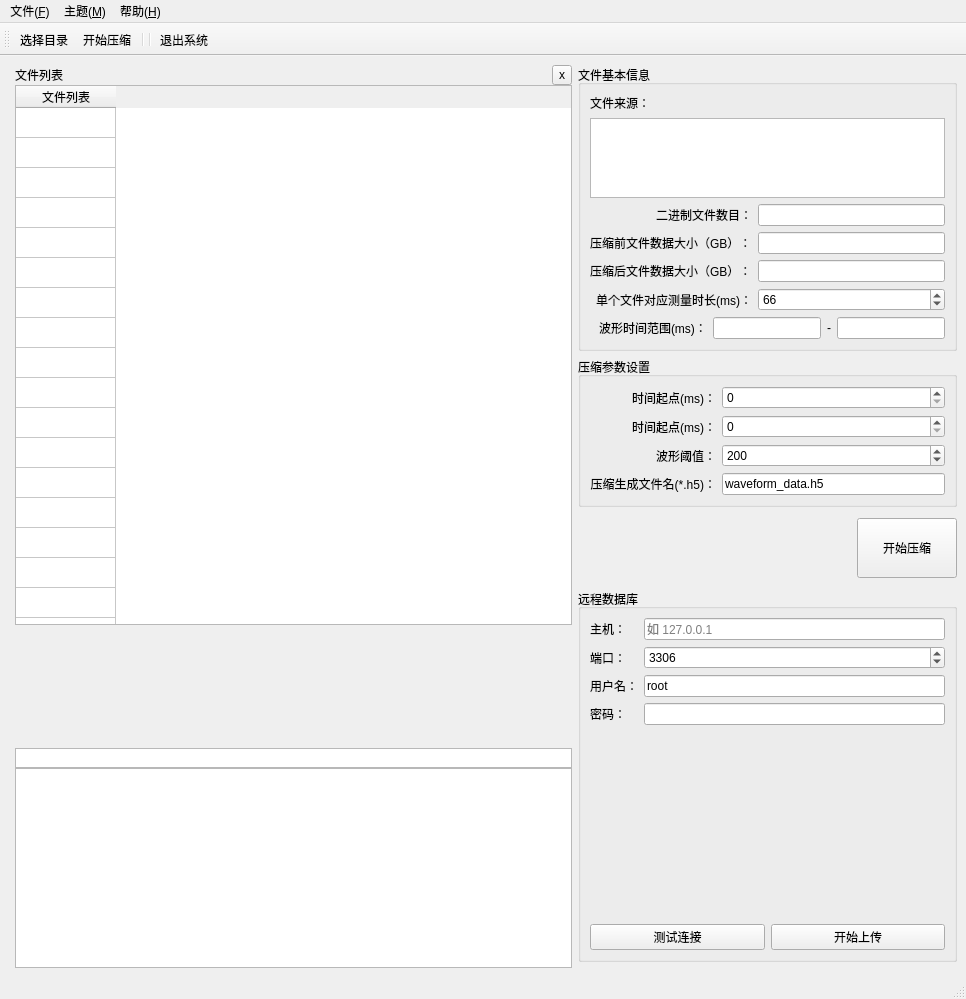
<?xml version="1.0" encoding="UTF-8"?>
<ui version="4.0">
 <class>DataCompressWindow</class>
 <widget class="QMainWindow" name="DataCompressWindow">
  <property name="geometry">
   <rect>
    <x>0</x>
    <y>0</y>
    <width>966</width>
    <height>999</height>
   </rect>
  </property>
  <property name="windowTitle">
   <string>中子相机</string>
  </property>
  <widget class="QWidget" name="centralwidget">
   <layout class="QHBoxLayout" name="horizontalLayout_2">
    <item>
     <widget class="QWidget" name="leftSidewidget" native="true">
      <property name="maximumSize">
       <size>
        <width>30</width>
        <height>16777215</height>
       </size>
      </property>
      <layout class="QVBoxLayout" name="verticalLayout_2">
       <property name="leftMargin">
        <number>0</number>
       </property>
       <property name="topMargin">
        <number>0</number>
       </property>
       <property name="rightMargin">
        <number>0</number>
       </property>
       <property name="bottomMargin">
        <number>0</number>
       </property>
      </layout>
     </widget>
    </item>
    <item>
     <widget class="QStackedWidget" name="leftStackedWidget">
      <property name="currentIndex">
       <number>0</number>
      </property>
      <widget class="QWidget" name="listlistWidget">
       <layout class="QVBoxLayout" name="verticalLayout_5">
        <property name="spacing">
         <number>0</number>
        </property>
        <property name="leftMargin">
         <number>0</number>
        </property>
        <property name="topMargin">
         <number>0</number>
        </property>
        <property name="rightMargin">
         <number>0</number>
        </property>
        <property name="bottomMargin">
         <number>0</number>
        </property>
        <item>
         <layout class="QHBoxLayout" name="horizontalLayout_6">
          <property name="spacing">
           <number>0</number>
          </property>
          <item>
           <widget class="QLabel" name="label_4">
            <property name="text">
             <string>文件列表</string>
            </property>
           </widget>
          </item>
          <item>
           <widget class="QToolButton" name="toolButton_closeFilelistWidget">
            <property name="sizePolicy">
             <sizepolicy hsizetype="Fixed" vsizetype="Fixed">
              <horstretch>0</horstretch>
              <verstretch>0</verstretch>
             </sizepolicy>
            </property>
            <property name="maximumSize">
             <size>
              <width>20</width>
              <height>20</height>
             </size>
            </property>
            <property name="text">
             <string notr="true">x</string>
            </property>
            <property name="iconSize">
             <size>
              <width>16</width>
              <height>16</height>
             </size>
            </property>
           </widget>
          </item>
         </layout>
        </item>
        <item>
         <widget class="QTableWidget" name="tableWidget_file">
          <property name="sizePolicy">
           <sizepolicy hsizetype="Preferred" vsizetype="Expanding">
            <horstretch>0</horstretch>
            <verstretch>0</verstretch>
           </sizepolicy>
          </property>
          <property name="minimumSize">
           <size>
            <width>300</width>
            <height>540</height>
           </size>
          </property>
          <property name="verticalScrollBarPolicy">
           <enum>Qt::ScrollBarAlwaysOff</enum>
          </property>
          <property name="horizontalScrollBarPolicy">
           <enum>Qt::ScrollBarAlwaysOff</enum>
          </property>
          <property name="sizeAdjustPolicy">
           <enum>QAbstractScrollArea::AdjustIgnored</enum>
          </property>
          <property name="selectionMode">
           <enum>QAbstractItemView::NoSelection</enum>
          </property>
          <property name="selectionBehavior">
           <enum>QAbstractItemView::SelectItems</enum>
          </property>
          <property name="showGrid">
           <bool>true</bool>
          </property>
          <property name="gridStyle">
           <enum>Qt::SolidLine</enum>
          </property>
          <property name="rowCount">
           <number>18</number>
          </property>
          <attribute name="verticalHeaderVisible">
           <bool>false</bool>
          </attribute>
          <row>
           <property name="text">
            <string>水平相机#1</string>
           </property>
          </row>
          <row>
           <property name="text">
            <string>水平相机#2</string>
           </property>
          </row>
          <row>
           <property name="text">
            <string>水平相机#3</string>
           </property>
          </row>
          <row>
           <property name="text">
            <string>水平相机#3</string>
           </property>
          </row>
          <row>
           <property name="text">
            <string>水平相机#4</string>
           </property>
          </row>
          <row>
           <property name="text">
            <string>水平相机#5</string>
           </property>
          </row>
          <row>
           <property name="text">
            <string>水平相机#6</string>
           </property>
          </row>
          <row>
           <property name="text">
            <string>水平相机#7</string>
           </property>
          </row>
          <row>
           <property name="text">
            <string>水平相机#8</string>
           </property>
          </row>
          <row>
           <property name="text">
            <string>水平相机#9</string>
           </property>
          </row>
          <row>
           <property name="text">
            <string>水平相机#10</string>
           </property>
          </row>
          <row>
           <property name="text">
            <string>水平相机#11</string>
           </property>
          </row>
          <row>
           <property name="text">
            <string>垂直相机#1</string>
           </property>
          </row>
          <row>
           <property name="text">
            <string>垂直相机#2</string>
           </property>
          </row>
          <row>
           <property name="text">
            <string>垂直相机#3</string>
           </property>
          </row>
          <row>
           <property name="text">
            <string>垂直相机#4</string>
           </property>
          </row>
          <row>
           <property name="text">
            <string>垂直相机#5</string>
           </property>
          </row>
          <row>
           <property name="text">
            <string>垂直相机#6</string>
           </property>
          </row>
          <column>
           <property name="text">
            <string>文件列表</string>
           </property>
          </column>
         </widget>
        </item>
        <item>
         <spacer name="verticalSpacer_2">
          <property name="orientation">
           <enum>Qt::Vertical</enum>
          </property>
          <property name="sizeHint" stdset="0">
           <size>
            <width>20</width>
            <height>258</height>
           </size>
          </property>
         </spacer>
        </item>
        <item>
         <widget class="QGraphicsView" name="graphicsView">
          <property name="sizePolicy">
           <sizepolicy hsizetype="Expanding" vsizetype="Minimum">
            <horstretch>0</horstretch>
            <verstretch>0</verstretch>
           </sizepolicy>
          </property>
          <property name="minimumSize">
           <size>
            <width>12</width>
            <height>20</height>
           </size>
          </property>
          <property name="maximumSize">
           <size>
            <width>16777215</width>
            <height>40</height>
           </size>
          </property>
          <property name="alignment">
           <set>Qt::AlignLeading|Qt::AlignLeft|Qt::AlignTop</set>
          </property>
         </widget>
        </item>
        <item>
         <widget class="QTextEdit" name="textEdit_log">
          <property name="enabled">
           <bool>true</bool>
          </property>
          <property name="minimumSize">
           <size>
            <width>0</width>
            <height>200</height>
           </size>
          </property>
          <property name="readOnly">
           <bool>true</bool>
          </property>
         </widget>
        </item>
       </layout>
      </widget>
     </widget>
    </item>
    <item>
     <widget class="QWidget" name="rightVboxWidget" native="true">
      <property name="sizePolicy">
       <sizepolicy hsizetype="Fixed" vsizetype="Preferred">
        <horstretch>0</horstretch>
        <verstretch>0</verstretch>
       </sizepolicy>
      </property>
      <layout class="QVBoxLayout" name="verticalLayout_6">
       <property name="leftMargin">
        <number>0</number>
       </property>
       <property name="topMargin">
        <number>0</number>
       </property>
       <property name="rightMargin">
        <number>0</number>
       </property>
       <property name="bottomMargin">
        <number>0</number>
       </property>
       <item>
        <widget class="QGroupBox" name="groupBox">
         <property name="title">
          <string>文件基本信息</string>
         </property>
         <layout class="QGridLayout" name="gridLayout_2">
          <item row="4" column="1">
           <widget class="QLineEdit" name="lineEdit_fileSize">
            <property name="readOnly">
             <bool>true</bool>
            </property>
           </widget>
          </item>
          <item row="4" column="0">
           <widget class="QLabel" name="label_2">
            <property name="text">
             <string>压缩后文件数据大小（GB）：</string>
            </property>
           </widget>
          </item>
          <item row="6" column="0" colspan="2">
           <widget class="QWidget" name="widget" native="true">
            <layout class="QHBoxLayout" name="horizontalLayout_3">
             <property name="topMargin">
              <number>0</number>
             </property>
             <property name="rightMargin">
              <number>0</number>
             </property>
             <property name="bottomMargin">
              <number>0</number>
             </property>
             <item>
              <widget class="QLabel" name="label_13">
               <property name="text">
                <string>波形时间范围(ms)：</string>
               </property>
              </widget>
             </item>
             <item>
              <widget class="QLineEdit" name="line_measure_startT"/>
             </item>
             <item>
              <widget class="QLabel" name="label_14">
               <property name="text">
                <string>-</string>
               </property>
              </widget>
             </item>
             <item>
              <widget class="QLineEdit" name="line_measure_endT"/>
             </item>
            </layout>
           </widget>
          </item>
          <item row="2" column="1">
           <widget class="QLineEdit" name="lineEdit_binCount">
            <property name="readOnly">
             <bool>true</bool>
            </property>
           </widget>
          </item>
          <item row="3" column="0">
           <widget class="QLabel" name="label_3">
            <property name="text">
             <string>压缩前文件数据大小（GB）：</string>
            </property>
           </widget>
          </item>
          <item row="3" column="1">
           <widget class="QLineEdit" name="lineEdit_binTotal">
            <property name="readOnly">
             <bool>true</bool>
            </property>
           </widget>
          </item>
          <item row="2" column="0">
           <widget class="QLabel" name="label_12">
            <property name="text">
             <string>二进制文件数目：</string>
            </property>
            <property name="alignment">
             <set>Qt::AlignRight|Qt::AlignTrailing|Qt::AlignVCenter</set>
            </property>
           </widget>
          </item>
          <item row="0" column="0">
           <widget class="QLabel" name="label_5">
            <property name="sizePolicy">
             <sizepolicy hsizetype="Preferred" vsizetype="Fixed">
              <horstretch>0</horstretch>
              <verstretch>0</verstretch>
             </sizepolicy>
            </property>
            <property name="text">
             <string>文件来源：</string>
            </property>
           </widget>
          </item>
          <item row="1" column="0" colspan="2">
           <widget class="QTextBrowser" name="textBrowser_filepath">
            <property name="sizePolicy">
             <sizepolicy hsizetype="Preferred" vsizetype="Fixed">
              <horstretch>0</horstretch>
              <verstretch>0</verstretch>
             </sizepolicy>
            </property>
            <property name="minimumSize">
             <size>
              <width>0</width>
              <height>60</height>
             </size>
            </property>
            <property name="maximumSize">
             <size>
              <width>16777215</width>
              <height>80</height>
             </size>
            </property>
            <property name="verticalScrollBarPolicy">
             <enum>Qt::ScrollBarAlwaysOff</enum>
            </property>
            <property name="readOnly">
             <bool>true</bool>
            </property>
           </widget>
          </item>
          <item row="5" column="0">
           <widget class="QLabel" name="label_16">
            <property name="text">
             <string>单个文件对应测量时长(ms)：</string>
            </property>
            <property name="alignment">
             <set>Qt::AlignRight|Qt::AlignTrailing|Qt::AlignVCenter</set>
            </property>
           </widget>
          </item>
          <item row="5" column="1">
           <widget class="QSpinBox" name="spinBox_oneFileTime">
            <property name="maximum">
             <number>100</number>
            </property>
            <property name="value">
             <number>66</number>
            </property>
           </widget>
          </item>
         </layout>
        </widget>
       </item>
       <item>
        <widget class="QGroupBox" name="groupBox_2">
         <property name="title">
          <string>压缩参数设置</string>
         </property>
         <layout class="QGridLayout" name="gridLayout_3">
          <item row="1" column="1">
           <widget class="QSpinBox" name="spinBox_endT">
            <property name="maximum">
             <number>20000</number>
            </property>
            <property name="singleStep">
             <number>66</number>
            </property>
           </widget>
          </item>
          <item row="2" column="1">
           <widget class="QSpinBox" name="spinBox_threshold">
            <property name="maximum">
             <number>65535</number>
            </property>
            <property name="value">
             <number>200</number>
            </property>
           </widget>
          </item>
          <item row="0" column="0">
           <widget class="QLabel" name="label_8">
            <property name="text">
             <string>时间起点(ms)：</string>
            </property>
            <property name="alignment">
             <set>Qt::AlignRight|Qt::AlignTrailing|Qt::AlignVCenter</set>
            </property>
           </widget>
          </item>
          <item row="2" column="0">
           <widget class="QLabel" name="label_11">
            <property name="text">
             <string>波形阈值：</string>
            </property>
            <property name="alignment">
             <set>Qt::AlignRight|Qt::AlignTrailing|Qt::AlignVCenter</set>
            </property>
           </widget>
          </item>
          <item row="1" column="0">
           <widget class="QLabel" name="label_10">
            <property name="text">
             <string>时间起点(ms)：</string>
            </property>
            <property name="alignment">
             <set>Qt::AlignRight|Qt::AlignTrailing|Qt::AlignVCenter</set>
            </property>
           </widget>
          </item>
          <item row="0" column="1">
           <widget class="QSpinBox" name="spinBox_startT"/>
          </item>
          <item row="3" column="0">
           <widget class="QLabel" name="label_15">
            <property name="text">
             <string>压缩生成文件名(*.h5)：</string>
            </property>
            <property name="alignment">
             <set>Qt::AlignRight|Qt::AlignTrailing|Qt::AlignVCenter</set>
            </property>
           </widget>
          </item>
          <item row="3" column="1">
           <widget class="QLineEdit" name="lineEdit_outputFile">
            <property name="text">
             <string>waveform_data.h5</string>
            </property>
           </widget>
          </item>
         </layout>
        </widget>
       </item>
       <item>
        <widget class="QWidget" name="widget_6" native="true">
         <property name="minimumSize">
          <size>
           <width>0</width>
           <height>70</height>
          </size>
         </property>
         <layout class="QHBoxLayout" name="horizontalLayout_7">
          <property name="leftMargin">
           <number>5</number>
          </property>
          <property name="topMargin">
           <number>0</number>
          </property>
          <property name="rightMargin">
           <number>0</number>
          </property>
          <property name="bottomMargin">
           <number>0</number>
          </property>
          <item>
           <spacer name="horizontalSpacer_4">
            <property name="orientation">
             <enum>Qt::Horizontal</enum>
            </property>
            <property name="sizeHint" stdset="0">
             <size>
              <width>255</width>
              <height>20</height>
             </size>
            </property>
           </spacer>
          </item>
          <item>
           <widget class="QToolButton" name="toolButton_start">
            <property name="enabled">
             <bool>true</bool>
            </property>
            <property name="minimumSize">
             <size>
              <width>100</width>
              <height>60</height>
             </size>
            </property>
            <property name="text">
             <string>开始压缩</string>
            </property>
            <property name="icon">
             <iconset>
              <normaloff>:/resource/analyze.png</normaloff>:/resource/analyze.png</iconset>
            </property>
            <property name="checkable">
             <bool>false</bool>
            </property>
           </widget>
          </item>
         </layout>
        </widget>
       </item>
       <item>
        <widget class="QGroupBox" name="groupBox_3">
         <property name="title">
          <string>远程数据库</string>
         </property>
         <layout class="QGridLayout" name="gridLayout">
          <item row="3" column="0">
           <widget class="QLabel" name="label_6">
            <property name="text">
             <string>密码：</string>
            </property>
           </widget>
          </item>
          <item row="1" column="1">
           <widget class="QSpinBox" name="spinBox_port">
            <property name="minimum">
             <number>1</number>
            </property>
            <property name="maximum">
             <number>65536</number>
            </property>
            <property name="value">
             <number>3306</number>
            </property>
           </widget>
          </item>
          <item row="0" column="1">
           <widget class="QLineEdit" name="lineEdit_host">
            <property name="placeholderText">
             <string>如 127.0.0.1</string>
            </property>
           </widget>
          </item>
          <item row="1" column="0">
           <widget class="QLabel" name="label_7">
            <property name="text">
             <string>端口：</string>
            </property>
           </widget>
          </item>
          <item row="5" column="0" colspan="2">
           <layout class="QHBoxLayout" name="horizontalLayout">
            <item>
             <widget class="QPushButton" name="pushButton_test">
              <property name="text">
               <string>测试连接</string>
              </property>
             </widget>
            </item>
            <item>
             <widget class="QPushButton" name="pushButton_startUpload">
              <property name="text">
               <string>开始上传</string>
              </property>
             </widget>
            </item>
           </layout>
          </item>
          <item row="2" column="0">
           <widget class="QLabel" name="label_9">
            <property name="text">
             <string>用户名：</string>
            </property>
           </widget>
          </item>
          <item row="2" column="1">
           <widget class="QLineEdit" name="lineEdit_username">
            <property name="text">
             <string>root</string>
            </property>
           </widget>
          </item>
          <item row="0" column="0">
           <widget class="QLabel" name="label">
            <property name="text">
             <string>主机：</string>
            </property>
           </widget>
          </item>
          <item row="3" column="1">
           <widget class="QLineEdit" name="lineEdit_password">
            <property name="echoMode">
             <enum>QLineEdit::Password</enum>
            </property>
           </widget>
          </item>
          <item row="4" column="1">
           <spacer name="verticalSpacer_4">
            <property name="orientation">
             <enum>Qt::Vertical</enum>
            </property>
            <property name="sizeHint" stdset="0">
             <size>
              <width>20</width>
              <height>40</height>
             </size>
            </property>
           </spacer>
          </item>
         </layout>
        </widget>
       </item>
       <item>
        <widget class="QWidget" name="logWidget" native="true">
         <layout class="QVBoxLayout" name="verticalLayout_9">
          <property name="spacing">
           <number>0</number>
          </property>
          <property name="leftMargin">
           <number>0</number>
          </property>
          <property name="topMargin">
           <number>0</number>
          </property>
          <property name="rightMargin">
           <number>0</number>
          </property>
          <property name="bottomMargin">
           <number>0</number>
          </property>
         </layout>
        </widget>
       </item>
      </layout>
     </widget>
    </item>
   </layout>
  </widget>
  <widget class="QMenuBar" name="menubar">
   <property name="geometry">
    <rect>
     <x>0</x>
     <y>0</y>
     <width>966</width>
     <height>21</height>
    </rect>
   </property>
   <widget class="QMenu" name="menu_file">
    <property name="title">
     <string>文件(&amp;F)</string>
    </property>
    <addaction name="action_choseDir"/>
    <addaction name="separator"/>
    <addaction name="action_exit"/>
   </widget>
   <widget class="QMenu" name="menu_help">
    <property name="title">
     <string>帮助(&amp;H)</string>
    </property>
    <addaction name="action_about"/>
    <addaction name="action_aboutQt"/>
   </widget>
   <widget class="QMenu" name="menu_theme">
    <property name="title">
     <string>主题(&amp;M)</string>
    </property>
    <addaction name="action_lightTheme"/>
    <addaction name="action_darkTheme"/>
    <addaction name="separator"/>
    <addaction name="action_colorTheme"/>
   </widget>
   <addaction name="menu_file"/>
   <addaction name="menu_theme"/>
   <addaction name="menu_help"/>
  </widget>
  <widget class="QStatusBar" name="statusbar"/>
  <widget class="QToolBar" name="toolBar">
   <property name="windowTitle">
    <string>toolBar_offline</string>
   </property>
   <property name="iconSize">
    <size>
     <width>36</width>
     <height>36</height>
    </size>
   </property>
   <property name="toolButtonStyle">
    <enum>Qt::ToolButtonTextUnderIcon</enum>
   </property>
   <attribute name="toolBarArea">
    <enum>TopToolBarArea</enum>
   </attribute>
   <attribute name="toolBarBreak">
    <bool>false</bool>
   </attribute>
   <addaction name="action_choseDir"/>
   <addaction name="action_analyze"/>
   <addaction name="separator"/>
   <addaction name="separator"/>
   <addaction name="action_exit"/>
  </widget>
  <action name="action_exit">
   <property name="icon">
    <iconset resource="../3rdParty/resource/resource.qrc">
     <normaloff>:/exit.png</normaloff>:/exit.png</iconset>
   </property>
   <property name="text">
    <string>退出系统(&amp;X)</string>
   </property>
   <property name="iconText">
    <string>退出系统</string>
   </property>
   <property name="toolTip">
    <string>退出系统</string>
   </property>
   <property name="shortcut">
    <string>Ctrl+Q</string>
   </property>
   <property name="menuRole">
    <enum>QAction::NoRole</enum>
   </property>
  </action>
  <action name="action_about">
   <property name="icon">
    <iconset resource="../3rdParty/resource/resource.qrc">
     <normaloff>:/logo.png</normaloff>:/logo.png</iconset>
   </property>
   <property name="text">
    <string>关于</string>
   </property>
   <property name="iconText">
    <string>关于</string>
   </property>
   <property name="toolTip">
    <string>关于 DT中子活化测量仪</string>
   </property>
   <property name="menuRole">
    <enum>QAction::NoRole</enum>
   </property>
  </action>
  <action name="action_lightTheme">
   <property name="checkable">
    <bool>true</bool>
   </property>
   <property name="text">
    <string>明亮(&amp;L)</string>
   </property>
   <property name="toolTip">
    <string>切换到明亮主题</string>
   </property>
   <property name="shortcut">
    <string>Ctrl+Alt+L</string>
   </property>
  </action>
  <action name="action_darkTheme">
   <property name="checkable">
    <bool>true</bool>
   </property>
   <property name="text">
    <string>暗黑(&amp;D)</string>
   </property>
   <property name="toolTip">
    <string>切换到暗黑主题</string>
   </property>
   <property name="shortcut">
    <string>Ctrl+Alt+D</string>
   </property>
  </action>
  <action name="action_colorTheme">
   <property name="checkable">
    <bool>false</bool>
   </property>
   <property name="text">
    <string>主题颜色(&amp;C)</string>
   </property>
   <property name="toolTip">
    <string>设置主题颜色，取消设置默认值</string>
   </property>
   <property name="shortcut">
    <string>Ctrl+Alt+C</string>
   </property>
  </action>
  <action name="action_aboutQt">
   <property name="icon">
    <iconset resource="../3rdParty/resource/resource.qrc">
     <normaloff>:/aboutqt.png</normaloff>:/aboutqt.png</iconset>
   </property>
   <property name="text">
    <string>关于Qt</string>
   </property>
  </action>
  <action name="action_choseDir">
   <property name="icon">
    <iconset resource="../3rdParty/resource/resource.qrc">
     <normaloff>:/openfile.png</normaloff>:/openfile.png</iconset>
   </property>
   <property name="text">
    <string>选择目录</string>
   </property>
   <property name="menuRole">
    <enum>QAction::NoRole</enum>
   </property>
  </action>
  <action name="action_analyze">
   <property name="icon">
    <iconset resource="lresource.qrc">
     <normaloff>:/resource/image/compress.png</normaloff>:/resource/image/compress.png</iconset>
   </property>
   <property name="text">
    <string>开始压缩</string>
   </property>
   <property name="menuRole">
    <enum>QAction::TextHeuristicRole</enum>
   </property>
  </action>
  <action name="action_linear">
   <property name="checkable">
    <bool>true</bool>
   </property>
   <property name="icon">
    <iconset resource="../3rdParty/resource/resource.qrc">
     <normaloff>:/line.png</normaloff>:/line.png</iconset>
   </property>
   <property name="text">
    <string>线性图像</string>
   </property>
   <property name="menuRole">
    <enum>QAction::NoRole</enum>
   </property>
  </action>
  <action name="action_logarithm">
   <property name="checkable">
    <bool>true</bool>
   </property>
   <property name="checked">
    <bool>true</bool>
   </property>
   <property name="icon">
    <iconset resource="../3rdParty/resource/resource.qrc">
     <normaloff>:/mathlog.png</normaloff>:/mathlog.png</iconset>
   </property>
   <property name="text">
    <string>对数图像</string>
   </property>
   <property name="menuRole">
    <enum>QAction::NoRole</enum>
   </property>
  </action>
 </widget>
 <resources>
  <include location="lresource.qrc"/>
  <include location="../3rdParty/resource/resource.qrc"/>
  <include location="../3rdParty/resource/resource.qrc"/>
 </resources>
 <connections/>
</ui>
